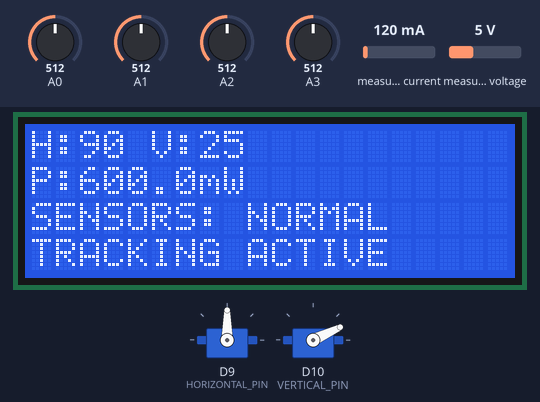
Bench run of a sketch on a simulated Arduino Zero (SAMD21). Parts: 2 × servo, 20×4 character LCD. The test bench sets the inputs (shaded band); at power-on: A0 = 512, A1 = 512, A2 = 512, A3 = 512, measured current 120 mA, measured voltage 5 V (analog values on the 0–1023 scale). What the sketch prints to the serial monitor is not drawn.

Above: at 2.7 s.
2.8 s: A0 set to 479
4.3 s: A0 set to 464
At 6.62 s:
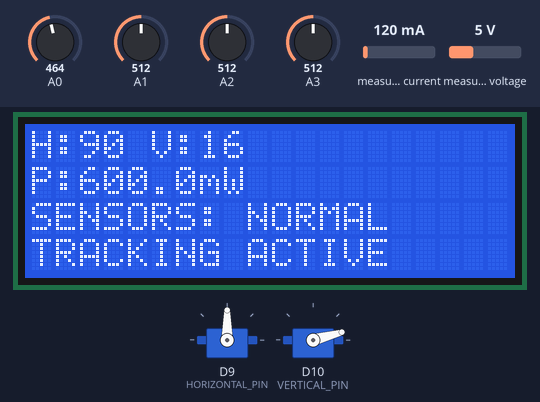
7.3 s: A1 set to 431
At 8.0 s:
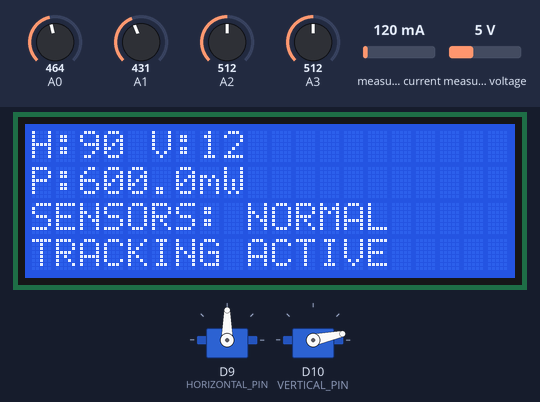
8.9 s: A1 set to 405
At 9.67 s:
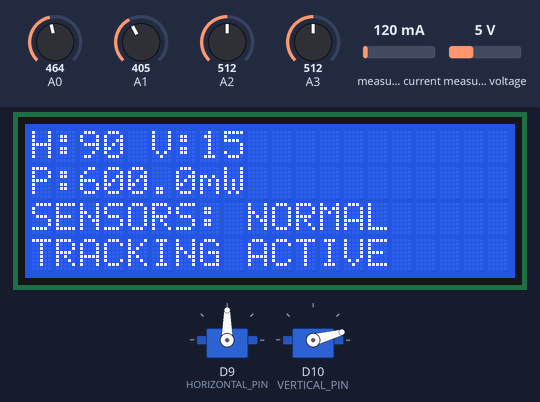
11.0 s: A2 set to 50
At 12.22 s:
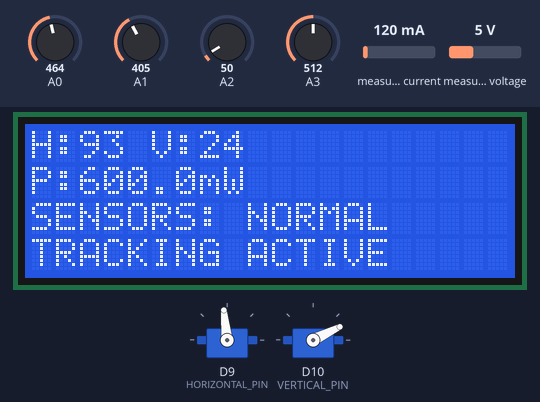
13.1 s: A2 set to 40
At 21.3 s:
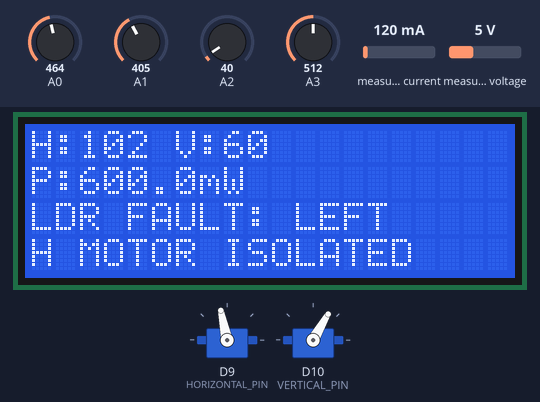
Timing chart, 0 to 21.6 s (numbered marks = the images above; inputs shaded):
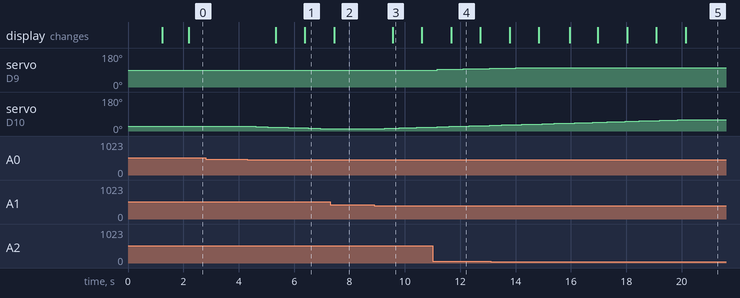

Measured:
- the behaviour switches between 45 and 44 on A2 (found by bisection; images 4 and 5)
- after the input at 2.8 s, every drawn part: stays the same
- after the input at 4.3 s, servo on D10 (VERTICAL_PIN): moves from 25° to 12° over 2.8 s, starting after 0.10 s; the display: first changes after 1.0 s (image 1 shows a later state)
- after the input at 7.3 s, servo on D10 (VERTICAL_PIN): stays 12° (without the input it goes to 11° after 0.08 s)
- after the input at 8.9 s, servo on D10 (VERTICAL_PIN): moves from 12° to 21° over 1.9 s, starting after 0.16 s; the display: changes after 0.66 s (image 3)
- after the input at 11.0 s, servo on D9 (HORIZONTAL_PIN): 90° → 93° after 0.17 s, → 96° 0.95 s later, → 99° 0.95 s later
- after the input at 13.1 s, the display: first differs from a run without the input after 2.9 s (image 5 shows a later state)
- what the display in image 4 shows lasts 1.0 s, from 11.7 s to 12.7 s

The sketch:

11.1P_Arduino.ino
```cpp
// Libraries used by the sensors, display and motors.
#include <Wire.h>
#include <Servo.h>
#include <Adafruit_INA219.h>
#include <LiquidCrystal_I2C.h>

// LDR pins and servo pins.
const int TOP_LDR = A0;
const int BOTTOM_LDR = A1;
const int LEFT_LDR = A2;
const int RIGHT_LDR = A3;

const int HORIZONTAL_PIN = 9;
const int VERTICAL_PIN = 10;

// Objects used to control the servos, power sensor and LCD.
Servo horizontalServo;
Servo verticalServo;

Adafruit_INA219 ina219;
LiquidCrystal_I2C lcd(0x27, 20, 4);

bool ina219Available = false;

// Servo movement limits and starting positions.
const int HORIZONTAL_MIN = 0;
const int HORIZONTAL_MAX = 180;

const int VERTICAL_MIN = 0;
const int VERTICAL_MAX = 60;

int horizontalPosition = 90;
int verticalPosition = 25;

// Tracking settings control how often and how far the servos move.
const int TOLERANCE = 40;

const int NORMAL_STEP = 1;
const int DIAGNOSTIC_STEP = 3;

const unsigned long TRACKING_INTERVAL = 200;
const unsigned long DIAGNOSTIC_WAIT = 900;

const int MIN_DIAGNOSTIC_ERROR = 80;

// These values decide when an LDR is faulty or has recovered.
const int LDR_FAULT_THRESHOLD = 45;
const int LDR_RECOVERY_THRESHOLD = 60;

const unsigned long LDR_FAULT_DELAY = 2000;
const unsigned long LDR_RECOVERY_DELAY = 5000;

// Settings used to detect when the overall light level is too low.
const int GLOBAL_LOW_LIGHT_THRESHOLD = 80;
const int GLOBAL_LIGHT_RECOVERY_THRESHOLD = 100;

const unsigned long LOW_LIGHT_ENTER_DELAY = 3000;
const unsigned long LOW_LIGHT_EXIT_DELAY = 3000;

bool lowLightMode = false;

unsigned long lowLightCandidateSince = 0;
unsigned long brightCandidateSince = 0;

// Motor checks need repeated failed results before a fault is suspected.
const int REQUIRED_FAILED_TESTS = 4;
const int MIN_ERROR_IMPROVEMENT = 5;

const float LIGHT_STABILITY_PERCENT = 0.15f;
const int MIN_LIGHT_STABILITY = 40;

// Time intervals for sending data and refreshing the LCD.
const unsigned long DATA_INTERVAL = 1000;
const unsigned long LCD_INTERVAL = 1000;

// Latest readings from the four LDR sensors.
int topValue = 0;
int bottomValue = 0;
int leftValue = 0;
int rightValue = 0;

// Electrical readings from the INA219 sensor.
float loadVoltage = 0.0;
float loadCurrentmA = 0.0;
float loadPowermW = 0.0;
float loadEnergyWh = 0.0;

// Timers used to run tasks at set intervals.
unsigned long lastTracking = 0;
unsigned long lastData = 0;
unsigned long lastLCD = 0;
unsigned long lastEnergy = 0;

// Stores the fault and recovery timing for each LDR.
struct SensorStatus {
  bool fault = false;
  unsigned long lowSince = 0;
  unsigned long recoverySince = 0;
};

SensorStatus sensor[4];

const char* sensorNames[4] = {
  "TOP", "BOTTOM", "LEFT", "RIGHT"
};

String ldrFaults = "";

// Tracks whether the Raspberry Pi is responding.
bool piOnline = false;

unsigned long lastPiHeartbeat = 0;

const unsigned long PI_TIMEOUT_MS = 4000;

String piCommand = "";

// Stores the result and timing of each motor test.
struct MotorDiagnostic {
  bool pending = false;
  bool suspected = false;

  int previousError = 0;
  int previousLight = 0;

  unsigned long testStarted = 0;

  int failedTests = 0;
};

MotorDiagnostic horizontalDiagnostic;
MotorDiagnostic verticalDiagnostic;

// Reads an LDR several times to get a steadier value.
int readStableLDR(int pin) {

  analogRead(pin);
  delay(5);

  long total = 0;

  for (int i = 0; i < 10; i++) {
    total += analogRead(pin);
    delay(2);
  }

  return total / 10;
}

// Reads all four LDR sensors.
void readLDRs() {

  topValue = readStableLDR(TOP_LDR);
  bottomValue = readStableLDR(BOTTOM_LDR);
  leftValue = readStableLDR(LEFT_LDR);
  rightValue = readStableLDR(RIGHT_LDR);

}

// Makes a text list of any LDR sensors currently marked faulty.
void rebuildLDRFaultList() {

  ldrFaults = "";

  for (int i = 0; i < 4; i++) {

    if (sensor[i].fault) {

      if (ldrFaults.length() > 0) {
        ldrFaults += ";";
      }

      ldrFaults += sensorNames[i];
    }
  }
}

// Checks for low light and detects LDR faults or recovery.
void updateSensorFaults() {

  int values[4] = {
    topValue,
    bottomValue,
    leftValue,
    rightValue
  };

  unsigned long now = millis();

  bool allSensorsLow = true;
  int brightSensorCount = 0;
  int maximumReading = 0;

  for (int i = 0; i < 4; i++) {

    if (values[i] >= GLOBAL_LOW_LIGHT_THRESHOLD) {
      allSensorsLow = false;
    }

    if (values[i] >= GLOBAL_LIGHT_RECOVERY_THRESHOLD) {
      brightSensorCount++;
    }

    if (values[i] > maximumReading) {
      maximumReading = values[i];
    }
  }

  if (!lowLightMode) {

    brightCandidateSince = 0;

    if (allSensorsLow) {

      if (lowLightCandidateSince == 0) {
        lowLightCandidateSince = now;
      }

      if (now - lowLightCandidateSince >=
          LOW_LIGHT_ENTER_DELAY) {

        lowLightMode = true;

        lowLightCandidateSince = 0;

        horizontalDiagnostic.pending = false;
        verticalDiagnostic.pending = false;

        Serial.println(
          "LOW LIGHT DETECTED - TRACKING PAUSED"
        );
      }

    } else {

      lowLightCandidateSince = 0;
    }
  }

  else {

    lowLightCandidateSince = 0;

    if (maximumReading >= GLOBAL_LIGHT_RECOVERY_THRESHOLD) {

      if (brightCandidateSince == 0) {
        brightCandidateSince = now;
      }

      if (now - brightCandidateSince >=
          LOW_LIGHT_EXIT_DELAY) {

        lowLightMode = false;

        brightCandidateSince = 0;

        Serial.println(
          "LIGHT DETECTED - TRACKING RESUMED"
        );
      }

    } else {

      brightCandidateSince = 0;
    }
  }

  if (lowLightMode) {

    for (int i = 0; i < 4; i++) {
      sensor[i].lowSince = 0;
      sensor[i].recoverySince = 0;
    }

    rebuildLDRFaultList();

    return;
  }

  bool sufficientLightForFaultDiagnosis =
    (brightSensorCount >= 2);

  for (int i = 0; i < 4; i++) {

    if (sensor[i].fault) {

      if (values[i] >= LDR_RECOVERY_THRESHOLD) {

        if (sensor[i].recoverySince == 0) {
          sensor[i].recoverySince = now;
        }

        if (now - sensor[i].recoverySince >=
            LDR_RECOVERY_DELAY) {

          sensor[i].fault = false;
          sensor[i].lowSince = 0;
          sensor[i].recoverySince = 0;

          Serial.print(sensorNames[i]);
          Serial.println(" LDR RECOVERED");
        }

      } else {

        sensor[i].recoverySince = 0;
      }

      continue;
    }

    if (sufficientLightForFaultDiagnosis &&
        values[i] < LDR_FAULT_THRESHOLD) {

      if (sensor[i].lowSince == 0) {
        sensor[i].lowSince = now;
      }

      if (now - sensor[i].lowSince >=
          LDR_FAULT_DELAY) {

        sensor[i].fault = true;
        sensor[i].recoverySince = 0;

        Serial.print(sensorNames[i]);
        Serial.println(" LDR FAULT - ISOLATED");
      }

    } else {

      sensor[i].lowSince = 0;
    }
  }

  rebuildLDRFaultList();
}

// Checks whether the horizontal axis is safe to use.
bool horizontalAxisAvailable() {

  return !sensor[2].fault &&
         !sensor[3].fault &&
         !horizontalDiagnostic.suspected;
}

// Checks whether the vertical axis is safe to use.
bool verticalAxisAvailable() {

  return !sensor[0].fault &&
         !sensor[1].fault &&
         !verticalDiagnostic.suspected;
}

// Checks whether the light level stayed fairly steady during a motor test.
bool lightWasStable(int previousLight,
                    int currentLight) {

  int difference = abs(currentLight - previousLight);

  int allowedDifference =
    max(MIN_LIGHT_STABILITY,
        (int)(previousLight * LIGHT_STABILITY_PERCENT));

  return difference <= allowedDifference;
}

// Checks whether the horizontal motor movement improved the sensor readings.
void checkHorizontalMotor() {

  if (!horizontalDiagnostic.pending) {
    return;
  }

  if (millis() - horizontalDiagnostic.testStarted <
      DIAGNOSTIC_WAIT) {
    return;
  }

  horizontalDiagnostic.pending = false;

  int currentError = abs(leftValue - rightValue);
  int currentLight = leftValue + rightValue;

  if (currentLight < 160) {
    Serial.println(
      "Horizontal diagnostic inconclusive: insufficient light."
    );
    return;
  }

  bool stable = lightWasStable(
    horizontalDiagnostic.previousLight,
    currentLight
  );

  if (!stable) {

    Serial.println(
      "Horizontal diagnostic inconclusive: light changed."
    );

    return;
  }

  int improvement =
    horizontalDiagnostic.previousError - currentError;

  if (improvement >= MIN_ERROR_IMPROVEMENT) {

    horizontalDiagnostic.failedTests = 0;

    Serial.print("Horizontal motor response OK: ");
    Serial.println(improvement);

  } else {

    horizontalDiagnostic.failedTests++;

    Serial.print("Horizontal response not detected: ");
    Serial.print(horizontalDiagnostic.failedTests);
    Serial.print("/");
    Serial.println(REQUIRED_FAILED_TESTS);

    if (horizontalDiagnostic.failedTests >=
        REQUIRED_FAILED_TESTS) {

      horizontalDiagnostic.suspected = true;

      Serial.println(
        "HORIZONTAL MOTOR SUSPECTED - AXIS ISOLATED"
      );
    }
  }
}

// Checks whether the vertical motor movement improved the sensor readings.
void checkVerticalMotor() {

  if (!verticalDiagnostic.pending) {
    return;
  }

  if (millis() - verticalDiagnostic.testStarted <
      DIAGNOSTIC_WAIT) {
    return;
  }

  verticalDiagnostic.pending = false;

  int currentError = abs(topValue - bottomValue);
  int currentLight = topValue + bottomValue;

  if (currentLight < 160) {
    Serial.println(
      "Vertical diagnostic inconclusive: insufficient light."
    );
    return;
  }

  bool stable = lightWasStable(
    verticalDiagnostic.previousLight,
    currentLight
  );

  if (!stable) {

    Serial.println(
      "Vertical diagnostic inconclusive: light changed."
    );

    return;
  }

  int improvement =
    verticalDiagnostic.previousError - currentError;

  if (improvement >= MIN_ERROR_IMPROVEMENT) {

    verticalDiagnostic.failedTests = 0;

    Serial.print("Vertical motor response OK: ");
    Serial.println(improvement);

  } else {

    verticalDiagnostic.failedTests++;

    Serial.print("Vertical response not detected: ");
    Serial.print(verticalDiagnostic.failedTests);
    Serial.print("/");
    Serial.println(REQUIRED_FAILED_TESTS);

    if (verticalDiagnostic.failedTests >=
        REQUIRED_FAILED_TESTS) {

      verticalDiagnostic.suspected = true;

      Serial.println(
        "VERTICAL MOTOR SUSPECTED - AXIS ISOLATED"
      );
    }
  }
}

// Adjusts the horizontal servo based on the left and right LDR readings.
void trackHorizontal() {

  if (!horizontalAxisAvailable()) {
    return;
  }

  if (horizontalDiagnostic.pending) {
    return;
  }

  int error = leftValue - rightValue;
  int absoluteError = abs(error);

  if (absoluteError <= TOLERANCE) {
    return;
  }

  bool canMove = (error > 0)
    ? horizontalPosition > HORIZONTAL_MIN
    : horizontalPosition < HORIZONTAL_MAX;

  if (!canMove) {
    return;
  }

  if (absoluteError >= MIN_DIAGNOSTIC_ERROR &&
      (leftValue + rightValue) >= 160) {

    horizontalDiagnostic.previousError = absoluteError;

    horizontalDiagnostic.previousLight =
      leftValue + rightValue;

    horizontalDiagnostic.testStarted = millis();
    horizontalDiagnostic.pending = true;

    if (error > 0) {
      horizontalPosition -= DIAGNOSTIC_STEP;
    } else {
      horizontalPosition += DIAGNOSTIC_STEP;
    }

  } else {

    if (error > 0) {
      horizontalPosition -= NORMAL_STEP;
    } else {
      horizontalPosition += NORMAL_STEP;
    }
  }

  horizontalPosition = constrain(
    horizontalPosition,
    HORIZONTAL_MIN,
    HORIZONTAL_MAX
  );

  horizontalServo.write(horizontalPosition);
}

// Adjusts the vertical servo based on the top and bottom LDR readings.
void trackVertical() {

  if (!verticalAxisAvailable()) {
    return;
  }

  if (verticalDiagnostic.pending) {
    return;
  }

  int error = topValue - bottomValue;
  int absoluteError = abs(error);

  if (absoluteError <= TOLERANCE) {
    return;
  }

  bool canMove = (error > 0)
    ? verticalPosition < VERTICAL_MAX
    : verticalPosition > VERTICAL_MIN;

  if (!canMove) {
    return;
  }

  if (absoluteError >= MIN_DIAGNOSTIC_ERROR &&
      (topValue + bottomValue) >= 160) {

    verticalDiagnostic.previousError = absoluteError;

    verticalDiagnostic.previousLight =
      topValue + bottomValue;

    verticalDiagnostic.testStarted = millis();
    verticalDiagnostic.pending = true;

    if (error > 0) {
      verticalPosition += DIAGNOSTIC_STEP;
    } else {
      verticalPosition -= DIAGNOSTIC_STEP;
    }

  } else {

    if (error > 0) {
      verticalPosition += NORMAL_STEP;
    } else {
      verticalPosition -= NORMAL_STEP;
    }
  }

  verticalPosition = constrain(
    verticalPosition,
    VERTICAL_MIN,
    VERTICAL_MAX
  );

  verticalServo.write(verticalPosition);
}

// Runs the tracking checks at the selected time interval.
void trackSun() {

  if (millis() - lastTracking < TRACKING_INTERVAL) {
    return;
  }

  lastTracking = millis();

  if (lowLightMode) {
    return;
  }

  checkHorizontalMotor();
  checkVerticalMotor();

  trackHorizontal();
  trackVertical();
}

// Reads voltage and current, then calculates power and energy.
void readLoad() {

  unsigned long now = millis();

  if (ina219Available) {

    loadVoltage = ina219.getBusVoltage_V();
    loadCurrentmA = ina219.getCurrent_mA();

    loadPowermW = loadVoltage * loadCurrentmA;

  } else {

    loadVoltage = 0;
    loadCurrentmA = 0;
    loadPowermW = 0;
  }

  float elapsedHours =
    (now - lastEnergy) / 3600000.0f;

  if (ina219Available && loadPowermW > 0) {

    loadEnergyWh +=
      (loadPowermW / 1000.0f) * elapsedHours;
  }

  lastEnergy = now;
}

// Reads heartbeat messages from the Raspberry Pi and replies to PING.
void readPiCommands() {

  while (Serial1.available()) {

    char c = (char)Serial1.read();

    if (c == '\n') {

      piCommand.trim();

      if (piCommand == "PING") {

        lastPiHeartbeat = millis();
        piOnline = true;

        Serial1.println("PONG");
      }

      piCommand = "";

    } else if (c != '\r' && piCommand.length() < 32) {

      piCommand += c;
    }
  }

  if (millis() - lastPiHeartbeat > PI_TIMEOUT_MS) {
    piOnline = false;
  }
}

// Sends sensor, motor, power and connection data to the Raspberry Pi.
void sendData() {

  if (millis() - lastData < DATA_INTERVAL) {
    return;
  }

  lastData = millis();

  Serial1.print("DATA,");

  Serial1.print(millis());
  Serial1.print(",");

  Serial1.print(topValue);
  Serial1.print(",");

  Serial1.print(bottomValue);
  Serial1.print(",");

  Serial1.print(leftValue);
  Serial1.print(",");

  Serial1.print(rightValue);
  Serial1.print(",");

  Serial1.print(horizontalPosition);
  Serial1.print(",");

  Serial1.print(verticalPosition);
  Serial1.print(",");

  Serial1.print(loadVoltage, 3);
  Serial1.print(",");

  Serial1.print(loadCurrentmA, 3);
  Serial1.print(",");

  Serial1.print(loadPowermW, 3);
  Serial1.print(",");

  Serial1.print(loadEnergyWh, 6);
  Serial1.print(",");

  Serial1.print(ina219Available ? 1 : 0);
  Serial1.print(",");

  Serial1.print(ldrFaults);
  Serial1.print(",");

  Serial1.print(
    horizontalDiagnostic.suspected ? 1 : 0
  );

  Serial1.print(",");

  Serial1.print(
    verticalDiagnostic.suspected ? 1 : 0
  );

  Serial1.print(",");

  Serial1.println(piOnline ? 1 : 0);
}

// Updates the LCD with angles, power and system status.
void updateLCD() {

  if (millis() - lastLCD < LCD_INTERVAL) {
    return;
  }

  lastLCD = millis();

  lcd.setCursor(0, 0);

  lcd.print("H:");
  lcd.print(horizontalPosition);

  lcd.print(" V:");
  lcd.print(verticalPosition);

  lcd.print("       ");

  lcd.setCursor(0, 1);

  lcd.print("P:");
  lcd.print(loadPowermW, 1);
  lcd.print("mW             ");

  lcd.setCursor(0, 2);

  if (lowLightMode) {

    lcd.print("LOW LIGHT - NIGHT  ");

  } else if (ldrFaults.length() > 0) {

    lcd.print("LDR FAULT: ");
    lcd.print(ldrFaults.substring(0, 9));
    lcd.print("    ");

  } else if (horizontalDiagnostic.suspected ||
             verticalDiagnostic.suspected) {

    lcd.print("MOTOR SUSPECTED    ");

  } else {

    lcd.print("SENSORS: NORMAL    ");
  }

  lcd.setCursor(0, 3);

  if (lowLightMode) {

    lcd.print("TRACKING PAUSED    ");

  } else if (horizontalDiagnostic.suspected &&
             verticalDiagnostic.suspected) {

    lcd.print("BOTH AXES ISOLATED ");

  } else if (horizontalDiagnostic.suspected) {

    lcd.print("H MOTOR ISOLATED   ");

  } else if (verticalDiagnostic.suspected) {

    lcd.print("V MOTOR ISOLATED   ");

  } else if (!horizontalAxisAvailable()) {

    lcd.print("H AXIS ISOLATED    ");

  } else if (!verticalAxisAvailable()) {

    lcd.print("V AXIS ISOLATED    ");

  } else {

    lcd.print("TRACKING ACTIVE    ");
  }
}

// Prints sensor readings and system status to the Serial Monitor.
void printDiagnostics() {

  static unsigned long lastPrint = 0;

  if (millis() - lastPrint < 2000) {
    return;
  }

  lastPrint = millis();

  Serial.println("--------------------------------");

  Serial.print("TOP: ");
  Serial.print(topValue);

  Serial.print(" BOTTOM: ");
  Serial.print(bottomValue);

  Serial.print(" LEFT: ");
  Serial.print(leftValue);

  Serial.print(" RIGHT: ");
  Serial.println(rightValue);

  Serial.print("Horizontal angle: ");
  Serial.println(horizontalPosition);

  Serial.print("Vertical angle: ");
  Serial.println(verticalPosition);

  Serial.print("Environmental status: ");

  Serial.println(
    lowLightMode ? "LOW LIGHT - PAUSED" : "LIGHT AVAILABLE"
  );

  Serial.print("LDR faults: ");

  Serial.println(
    ldrFaults.length() ? ldrFaults : "NONE"
  );

  Serial.print("Horizontal motor: ");

  Serial.println(
    horizontalDiagnostic.suspected
      ? "SUSPECTED"
      : "NO FAULT DETECTED"
  );

  Serial.print("Vertical motor: ");

  Serial.println(
    verticalDiagnostic.suspected
      ? "SUSPECTED"
      : "NO FAULT DETECTED"
  );

  Serial.print("Raspberry Pi: ");

  Serial.println(
    piOnline ? "ONLINE" : "OFFLINE"
  );
}

// Runs once at startup and prepares the hardware.
void setup() {

  Serial.begin(115200);
  Serial1.begin(9600);

  Wire.begin();

  analogReadResolution(10);

  horizontalServo.attach(HORIZONTAL_PIN);
  verticalServo.attach(VERTICAL_PIN);

  horizontalServo.write(horizontalPosition);
  verticalServo.write(verticalPosition);

  delay(1000);

  lcd.init();
  lcd.backlight();

  lcd.setCursor(0, 0);
  lcd.print("SOLARTRACK");

  lcd.setCursor(0, 1);
  lcd.print("Initializing...");

  ina219Available = ina219.begin();

  if (!ina219Available) {
    Serial.println("WARNING: INA219 unavailable.");
  }

  unsigned long now = millis();

  lastTracking = now;
  lastData = now;
  lastLCD = now;
  lastEnergy = now;

  Serial1.println(
    "HEADER,time_ms,top,bottom,left,right,"
    "horizontal_deg,vertical_deg,load_voltage_V,"
    "load_current_mA,load_power_mW,load_energy_Wh,ina_ok,"
    "ldr_fault,horizontal_motor_suspected,vertical_motor_suspected,pi_online"
  );

  lcd.clear();

  Serial.println("SOLARTRACK READY");
  Serial.println("Raw LDR readings enabled.");
  Serial.println("Bottom calibration disabled.");
  Serial.println("Global low-light detection enabled.");
  Serial.println("Individual LDR fault detection enabled.");
  Serial.println("Software motor diagnostics enabled.");
}

// Main program: read sensors, track the sun and update the system.
void loop() {

  readPiCommands();

  readLDRs();

  updateSensorFaults();

  trackSun();

  readLoad();

  sendData();

  updateLCD();

  printDiagnostics();
}
```
